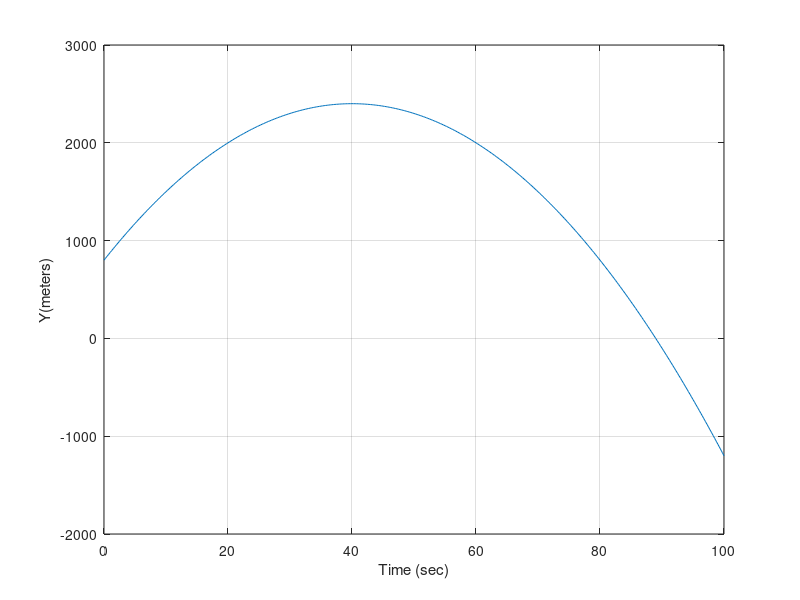

Write MATLAB code to recreate this figure.
%ENGR 151 LAB 8 PART 1

clc
clear

disp('ENGR 151 LAB 8 PART 1')
disp('Emilio Lopez')
disp('')

t=NaN(1,401);
y=NaN(1,401);

for i=1:401
    t(i)=i*0.25-0.25;
    y(i)=2400-(t(i)-40)^2;
end

figure(1)
plot (t,y)
xlabel('Time (sec)')
ylabel('Y(meters)')
grid on